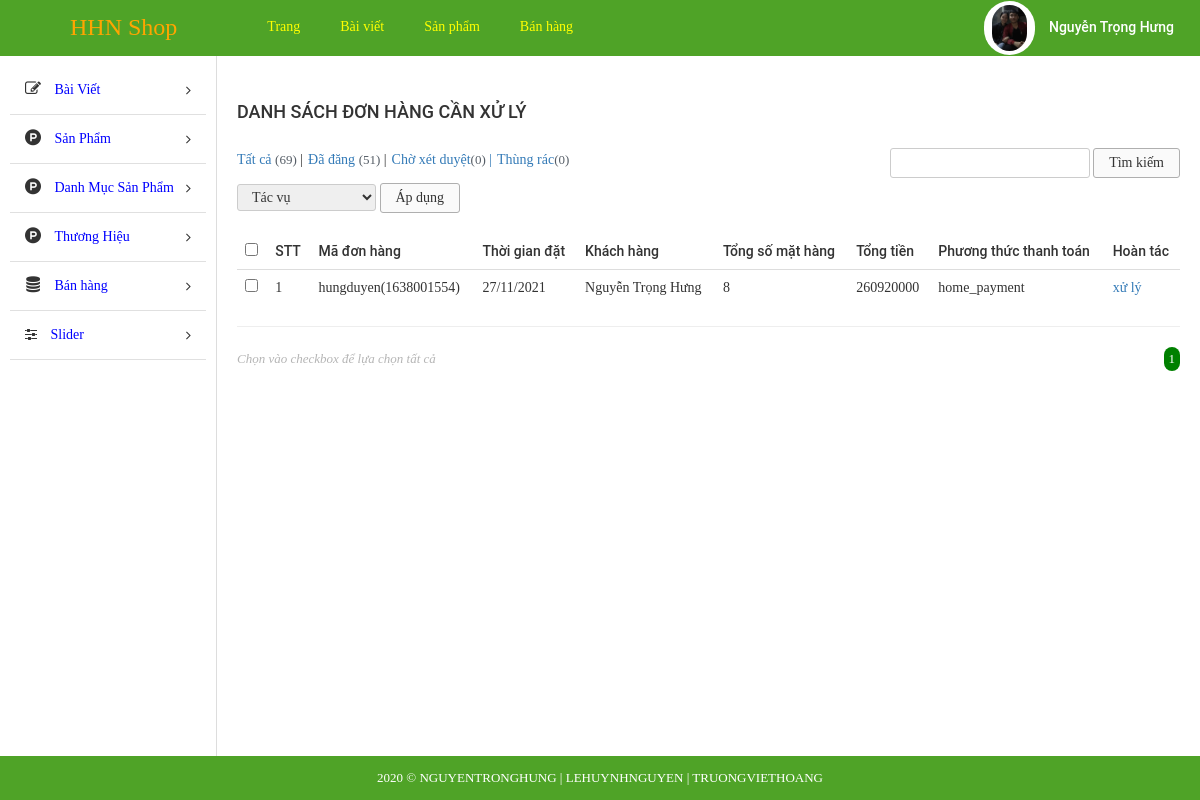
The page /admin/index.php?modules=orders&controllers=index&action=listNo (signed in) on the database its author committed.
### tables this page shows
CREATE TABLE `tbl_order` (
  `id` int(11) NOT NULL,
  `custom_id` int(11) NOT NULL,
  `total_price` float NOT NULL,
  `total_num_product` int(11) NOT NULL,
  `create_date` varchar(255) NOT NULL,
  `note` text NOT NULL,
  `payment_method` varchar(255) NOT NULL,
  `status` enum('Thành công','Chờ xác nhận','Hủy','') NOT NULL,
  `id_cart` int(11) NOT NULL,
  `time` varchar(255) NOT NULL,
  `code` varchar(255) NOT NULL,
  `date_confirm` varchar(255) NOT NULL
);

### admin/libraries/database.php (called while the page is built, shortened)
<?php
function db_query($query_string) {
    global $conn;
    $result = mysqli_query($conn, $query_string);
    return $result;
}
function db_fetch_row($query_string) {
    $mysqli_result = db_query($query_string);
    $result = mysqli_fetch_assoc($mysqli_result);
    return $result;
}
function db_fetch_array($query_string) {
    $result = array();
    $mysqli_result = db_query($query_string);
    while ($row = mysqli_fetch_assoc($mysqli_result)) {
        $result[] = $row;
    }
    return $result;
}

### admin/modules/orders/models/indexModel.php (called while the page is built, shortened)
<?php
function getAllOrderNo(){
	return db_fetch_array("SELECT * FROM `tbl_order` WHERE `status` ='Chờ xác nhận'");
}
function getNameCus($id){
	$data = db_fetch_row("SELECT * FROM `tbl_customer` WHERE `id` = '$id'");
	return $data['fullname'];
}
 ?>

### admin/modules/orders/controllers/indexController.php (called while the page is built, shortened)
<?php
function listNoAction() {
	$data_tmp = getAllOrderNo();
	foreach ($data_tmp as $key => $value) {
		$data_tmp[$key]['fullname'] = getNameCus($data_tmp[$key]['custom_id']);
	}
	if(!empty($_GET['page'])){
		$page = $_GET['page'];
	}else{
		$page =1;
	}
	$numProduct = count($data_tmp);
	$productOnPage = 5;
	$num = ceil($numProduct/$productOnPage);
	$start = ($page - 1) * $productOnPage;
	$res =[];
	for ($i=$start; $i < $start+$productOnPage; $i++) {
		if(isset($data_tmp[$i]))
        $res[] = $data_tmp[$i];
	};
	$data = [$res, $num, $page];
	load_view('listNo',$data);
}
?>

### admin/core/router.php (called while the page is built, shortened)
<?php
$action_name = get_action().'Action';
call_function(array('construct', $action_name));

### admin/core/appload.php (called while the page is built, shortened)
<?php
require CONFIGPATH . DIRECTORY_SEPARATOR . 'database.php';
require LIBPATH . DIRECTORY_SEPARATOR . 'database.php';
require COREPATH . DIRECTORY_SEPARATOR . 'base.php';
require COREPATH . DIRECTORY_SEPARATOR . 'router.php';

### admin/index.php (called while the page is built, shortened)
<?php
require COREPATH.DIRECTORY_SEPARATOR.'appload.php';

### admin/modules/orders/views/listNoView.php (the view, shortened to what this page needs)
<div id="main-content-wp" class="list-product-page">
    <div class="wrap clearfix">
        <div id="content" class="fl-right">
            <div class="section" id="title-page">
                <div class="clearfix">
                    <h3 id="index" class="fl-left">Danh sách đơn hàng cần xử lý</h3>
                </div>
            </div>
            <div class="section" id="detail-page">
                <div class="section-detail">
                    <div class="filter-wp clearfix">
                        <ul class="post-status fl-left">
                            <li class="all"><a href="">Tất cả <span class="count">(69)</span></a> |</li>
                            <li class="publish"><a href="">Đã đăng <span class="count">(51)</span></a> |</li>
                            <li class="pending"><a href="">Chờ xét duyệt<span class="count">(0)</span> |</a></li>
                            <li class="pending"><a href="">Thùng rác<span class="count">(0)</span></a></li>
                        </ul>
                        <form method="GET" class="form-s fl-right">
                            <input type="text" name="s" id="s">
                            <input type="submit" name="sm_s" value="Tìm kiếm">
                        </form>
                    </div>
                    <div class="actions">
                        <form method="GET" action="" class="form-actions">
                            <select name="actions">
                                <option value="0">Tác vụ</option>
                            </select>
                            <input type="submit" name="sm_action" value="Áp dụng">
                        </form>
                    </div>
                    <div class="table-responsive">
                        <table class="table list-table-wp">
                            <thead>
                                <tr>
                                    <td><input type="checkbox" name="checkAll" id="checkAll"></td>
                                    <td><span class="thead-text">STT</span></td>
                                    <td><span class="thead-text">Mã đơn hàng</span></td>
                                    <td><span class="thead-text">Thời gian đặt</span></td>
                                    <td><span class="thead-text">Khách hàng</span></td>
                                    <td><span class="thead-text">Tổng số mặt hàng</span></td>
                                    <td><span class="thead-text">Tổng tiền</span></td>
                                    <td><span class="thead-text">Phương thức thanh toán</span></td>
                                    <td><span class="thead-text">Hoàn tác</span></td>
                                </tr>
                            </thead>
                            <tbody>
                                <?php if(!empty($data['0'])) foreach ($data['0'] as $key => $value) {?>
                                <tr>
                                    <td><input type="checkbox" name="checkItem" class="checkItem"></td>
                                    <td><span class="tbody-text"><?php echo ($key +1); ?></span></td>
                                    <td><span class="tbody-text"><?php  echo $value['code']; ?></span></td>
                                    <td><span class="tbody-text"><?php  echo $value['create_date']; ?></span></td>
                                    <td><span class="tbody-text"><?php  echo $value['fullname']; ?></span></td>
                                    <td><span class="tbody-text"><?php  echo $value['total_num_product']; ?></span></td>
                                    <td><span class="tbody-text"><?php  echo $value['total_price']; ?></h3></span>
                                    <td><span class="tbody-text"><?php  echo $value['payment_method']; ?></span></td>
                                    <td><span class="tbody-text"><a href="?modules=orders&controllers=index&action=detail&id_order=<?php echo $value['id']; ?>">xử lý</a></span></td>
                                </tr>
                                <?php }; ?>
                            </tbody>
                        </table>
                        <hr>
                    </div>
                </div>
            </div>
            <div class="section" id="paging-wp">
                <div class="section-detail clearfix">
                    <p id="desc" class="fl-left">Chọn vào checkbox để lựa chọn tất cả</p>
                    <ul id="list-paging" class="fl-right">
                        <?php for ($i=1; $i <= $data['1'] ; $i++) { ?>
                        <li>
                            <a <?php if($i == $data['2']) echo 'style="background-color: green;color:white; border-radius:300px;"';  ?>  href="?modules=products&controllers=index&action=list&page=<?php echo $i; ?>" title=""><?php echo $i; ?></a>
                        </li>
                        <?php }; ?>
                    </ul>
                </div>
            </div>
        </div>
    </div>
</div>

### admin/core/base.php (shortened to what this page needs)
<?php
function get_module() {
    global $config;
    $module = isset($_GET['modules']) ? $_GET['modules'] : $config['default_module'];
    return $module;
}
function call_function($list_function = array()) {
    if (is_array($list_function)) {
        foreach ($list_function as $f) {
            if (function_exists($f())) {
                $f();
            }
        }
    }
}
function load_view($name, $data_send = array()) {
    $data = $data_send;
    $path = MODULESPATH . DIRECTORY_SEPARATOR . get_module() . DIRECTORY_SEPARATOR . 'views' . DIRECTORY_SEPARATOR . $name . 'View.php';
    if (file_exists($path)) {
        require $path;
    } else {
        echo "Không tìm thấy {$path}";
    }
}
function get_header($name = '') {
    global $data;
    if (empty($name)) {
        $name = 'header';
    } else {
        $name = "header-{$name}";
    }
    $path = LAYOUTPATH . DIRECTORY_SEPARATOR . $name . '.php';
    if (file_exists($path)) {
        if (is_array($data)) {
            foreach ($data as $key => $a) {
                $$key = $a;
            }
        }
        require $path;
    } else {
        echo "Không tìm thấy {$path}";
    }
}
function get_footer($name = '') {
    global $data;
    if (empty($name)) {
        $name = 'footer';
    } else {
        $name = "footer-{$name}";
    }
    $path = LAYOUTPATH . DIRECTORY_SEPARATOR . $name . '.php';
    if (file_exists($path)) {
        if (is_array($data)) {
            foreach ($data as $key => $a) {
                $$key = $a;
            }
        }
        require $path;
    } else {
        echo "Không tìm thấy {$path}";
    }
}
function get_sidebar($name = '') {
    global $data;
    if (empty($name)) {
        $name = 'sidebar';
    } else {
        $name = "sidebar-{$name}";
    }
    $path = LAYOUTPATH . DIRECTORY_SEPARATOR . $name . '.php';
    if (file_exists($path)) {
        if (is_array($data)) {
            foreach ($data as $key => $a) {
                $$key = $a;
            }
        }
        require $path;
    } else {
        echo "Không tìm thấy {$path}";
    }
}
?>

### admin/public/css/import/global.css (style rules this page uses)
body { font-family: "Roboto Regular"; font-size: 14px; line-height: 24px; color: #333; }
.fl-left { float: left; }
.fl-right { float: right; }
ul li { list-style: none!important; }
a { text-decoration: none!important; }

### admin/public/css/import/list_post.css (style rules this page uses)
#content { width: 82%; border-left: 1px solid #ddd; padding: 20px; }
#index { font-family: 'Roboto Medium'; font-weight: normal; text-transform: uppercase; font-size: 18px; padding: 24px 0px; }
.list-table-wp thead tr td { font-family: 'Roboto Medium'; font-weight: normal; }
#paging-wp #desc { font-size: 13px; color: #b5b5b5; font-style: italic; }
#list-paging li { float: left; }
#list-paging li a { display: inline-block; color: #555; font-size: 13px; padding: 0px 5px; }
.filter-wp { margin-bottom: 5px; }
.actions { margin-bottom: 20px; }
.post-status li { float: left; font-size: 14px; margin-right: 5px; }
.post-status li .count { color: #555d66; font-size: 13px; display: inline-block; }
.form-s input[type="text"], .form-actions select { border-radius: 3px; border: 1px solid #ccc; padding: 2px 10px; }
.form-s input[type="submit"], .form-actions input[type="submit"] { border-radius: 3px; border: 1px solid #afafaf; padding: 2px 15px; background: #fafafa; }
.form-actions select { padding: 4px 10px; }

### admin/public/css/import/menu.css (style rules this page uses)
.actions select { border-radius: 3px; border: 1px solid #ccc; padding: 4px 10px; }

### admin/public/css/import/detail_order.css (style rules this page uses)
.table { margin-bottom: 0!important; }

### rows shown on the page
tbl_order: code "hungduyen(1638001554)", create_date "27/11/2021", fullname "Nguyễn Trọng Hưng", total_num_product "8", total_price "260920000", payment_method "home_payment"
